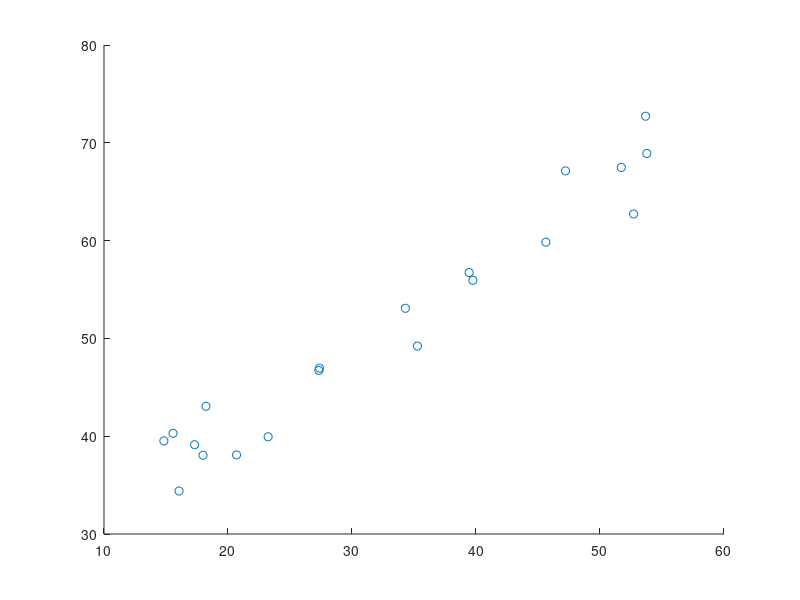

The MATLAB source for this figure: (Note: this script raises an error after producing the figure.)
n = 20;
noise = randn(n,1);
sizeNoise = 10;
x = rand(n,1).*50 + 5;
noise = rand(n,1) * sizeNoise;
pente = 0.8;
b =  20;
y = b + pente*x + noise;
z = [x y];

hold on;
plot(x, y, 'o')
droite = descenteGradient(z);
plot(x, droite(2) * x + droite(1), 'r');
droiteSystemeLineaire = systemeLineaire(z)
plot(x, droiteSystemeLineaire(2) * x + droiteSystemeLineaire(1), 'b');

droiteRegress = regress(y, [ones(size(x)) x]);
%% Commenté car exactement identique à droiteSystemeLineaire, qui est donc
%% masquée...
% plot(x, droiteRegress(2) * x + droiteRegress(1), 'g');
